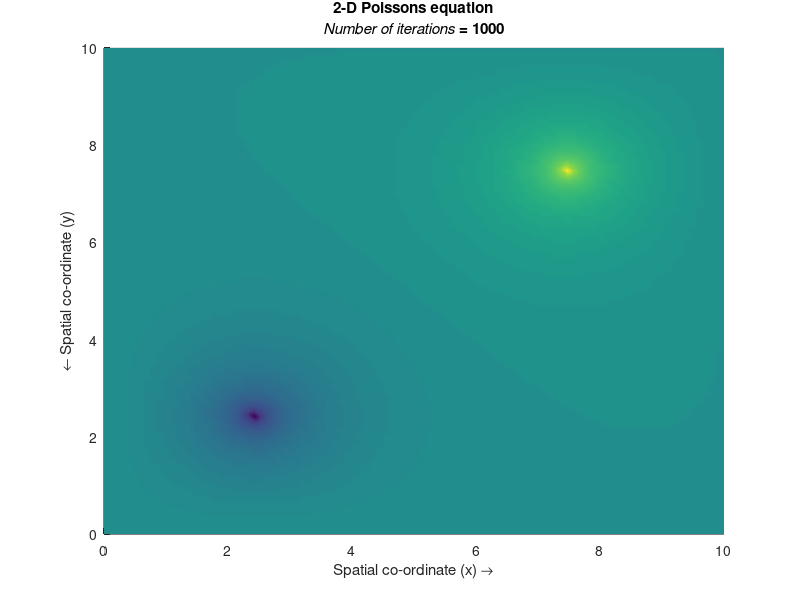

Reproduce this figure in MATLAB.
%specifying parameters

lx =10;      %length in x-direction
ly=10;       %length in y-direction
nx=100;       %number of steps in space(x)
ny=100;       %number of steps in space(y)
niter=1000;        %number of iterations
dx=lx/(nx-1);   %width of space step(x)
dy=ly/(ny-1);   %width of space step(y)
x = 0:dx:lx;    %range of x(0,10) specifying the given range
y = 0:dy:ly;     %range of x(0,10) specifying the given range


%%
%source terms

f= zeros(ny,nx)     %preallocation p
f(round(nx/4),round(ny/4))  = 3000;
f(round(3*nx/4),round(3*ny/4))  = -3000;


%intial conditions
p= zeros(ny,nx)     %preallocation p
pn=zeros(ny,nx);    %preallocating pn


% Boundary conditions (Dirichlet conditions)

 p(:,1) = 0;
 p(:,nx) =0;
 p(1,:)  =0;
 p(ny,:) =0;

%%
%Explicit iterative CD scheme in space (5-point difference). by 5 point
%difference we meant we are taking four variable into consideration to
%calculate variable.

i = 2:nx-1;   %we start from 2 because of the boundary conditions
j = 2:ny-1;

for it = 1:niter
    pn = p;
    p(i,j) = ((dy^2*(pn(i+1,j)+pn(i-1,j)))+ (dx^2*(pn(i,j+1)+pn(i,j-1)))-(f(i,j)*dx^2*dy^2))/(2*(dx^2+dy^2));
       
    
end
 
%Plotting the solution

surf(x,y,p,'Edgecolor','none');
shading interp
title({'2-D Poissons equation';
        ['{\itNumber of iterations} = ',num2str(it)]})
    
xlabel('Spatial co-ordinate (x) \rightarrow')
ylabel('{\leftarrow} Spatial co-ordinate (y)')
zlabel('Solution profile (p) \rightarrow')

view(0,90);




 
 
 
    
    
    
    